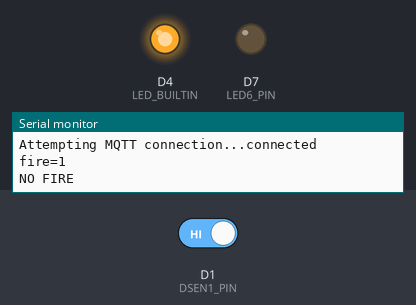
Simulated run of this sketch. Board: ESP8266 (NodeMCU). On the bench: output pins drawn as LEDs (lit = HIGH, except the on-board LED, lit = LOW), the last lines printed to the serial monitor. The inputs (shaded band) are chosen by the test bench; at power-on: D1 (DSEN1_PIN) HIGH. WiFi joins after 1.5 s; servers stay silent unless stated; random numbers use the default seed unless the sketch sets one; no MQTT or app messages arrive unless stated.

Above: at 2.8 s.
2.9 s: D1 (DSEN1_PIN) driven LOW
At 5.2 s:
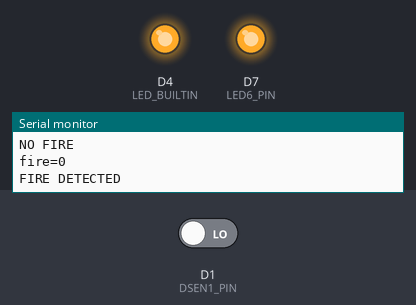
5.5 s: D1 (DSEN1_PIN) driven HIGH
At 6.9 s:
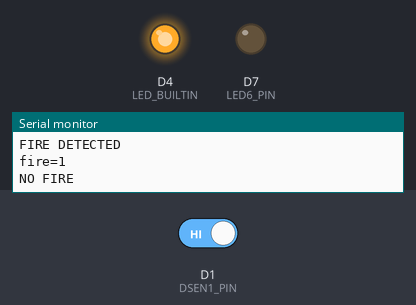
Timing chart, 0 to 8.5 s (numbered marks = the images above; inputs shaded):
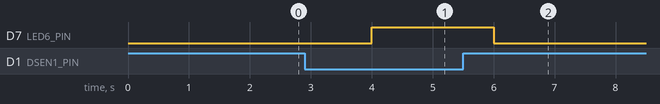

Measured:
- after the input at 2.9 s, D7 (LED6_PIN): LOW → HIGH after 1.1 s
- after the input at 5.5 s, D7 (LED6_PIN): HIGH → LOW after 0.50 s

The sketch:

forest_fire_sketch_dec28a.ino
```cpp
#include <ESP8266WiFi.h>
#include <PubSubClient.h>
#define LED6_PIN D7
#define DSEN1_PIN D1
String dsen1;
int dsenc1;

// Update these with values suitable for your network.
const char* ssid = ""; //enter wifi name
const char* password = ""; //enter password
const char* mqtt_server = "test.mosquitto.org";
//const char* mqtt_server = "iot.eclipse.org";
//const char* mqtt_server = "broker.mqtt-dashboard.com";

WiFiClient espClient;
PubSubClient client(espClient);
long lastMsg = 0;
char msg[50];
int value = 0;

void setup_wifi() {
  delay(100);
  // We start by connecting to a WiFi network
  Serial.print("Connecting to ");
  Serial.println(ssid);
  WiFi.begin(ssid, password);
  while (WiFi.status() != WL_CONNECTED)
  {
    delay(500);
    Serial.print(".");
  }
  randomSeed(micros());
  Serial.println("");
  Serial.println("WiFi connected");
  Serial.println("IP address: ");
  Serial.println(WiFi.localIP());
}

void reconnect() {
  // Loop until we're reconnected
  while (!client.connected())
  {
    Serial.print("Attempting MQTT connection...");
    // Create a random client ID
    String clientId = "smfr";
    clientId += String(random(0xffff), HEX);
    // Attempt to connect
    //if you MQTT broker has clientID,username and password
    //please change following line to    if (client.connect(clientId,userName,passWord))
    if (client.connect(clientId.c_str()))
    {
      Serial.println("connected");
    } else {
      Serial.print("failed, rc=");
      Serial.print(client.state());
      Serial.println(" try again in 5 seconds");
      // Wait 5 seconds before retrying
      delay(5000);
    }
  }
} //end reconnect()

void setup() {
  pinMode(LED_BUILTIN, OUTPUT);
  Serial.begin(115200);
  setup_wifi();
  client.setServer(mqtt_server, 1883);
  pinMode(DSEN1_PIN, INPUT);
  pinMode(LED6_PIN, OUTPUT);
}

void loop() {
  if (!client.connected()) {
    reconnect();
  }
  client.loop();
  long now = millis();
  if (now - lastMsg > 2000) {
    lastMsg = now;
    dsen1 = digitalRead(DSEN1_PIN);
    dsenc1 = digitalRead(DSEN1_PIN);
    char message1[4];
    dsen1.toCharArray(message1, 4);
    client.publish("smfr1", message1);
    Serial.print("fire=");
    Serial.println(dsen1);
    Serial.println("");
    if (dsenc1 == 0)
    {
      Serial.println("FIRE DETECTED");
      digitalWrite(LED6_PIN, HIGH);
      client.publish("smfr2", "FIRE DETECTED");
      delay(500);
    }
    if (dsenc1 == 1)
    {
      Serial.println("NO FIRE");
      digitalWrite(LED6_PIN, LOW);
      client.publish("smfr2", "NO FIRE");
      delay(500);
    }
  }
}
```
